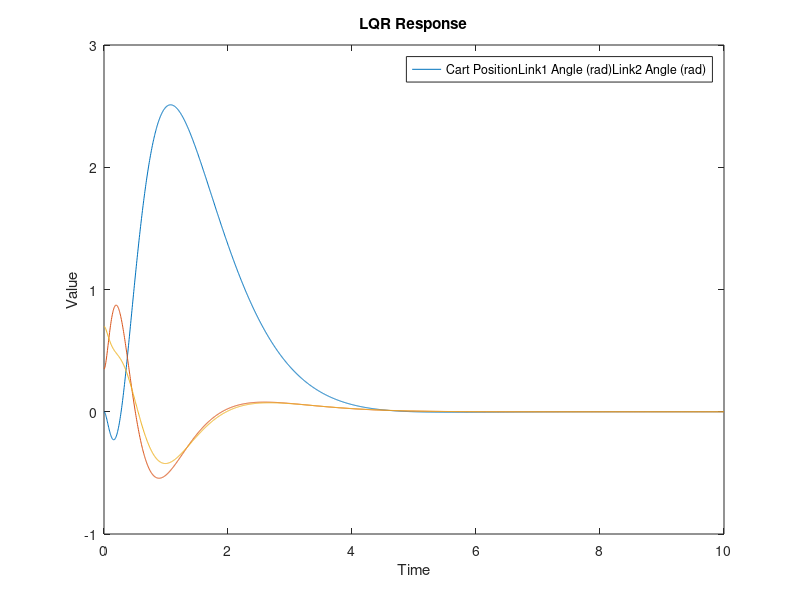

Reproduce this figure in MATLAB. (Note: this script raises an error after producing the figure.)
clc; clear; close all;

%% Plant Parameters
m0 = 1.5; % Mass of cart
m1 = .75; % Mass of first linkage
m2 = .5; % Mass of second linkage

l1 = .75; % Length of linkage 1
l2 = .5; % Length of linkage 2

%% Linearized Plant

g = 9.8;

M_0 = [...
    m0+m1+m2 (m1/2+m2)*l1 m2*l2/2;
    (m1/2+m2)*l1 (m1/3+m2)*l1^2 m2*l1*l2/2;
    m2*l2/2 m2*l1*l2/2 (m2*l2^2)/3;
    ];

pG_0 = [...
    0 0 0;
    0 -((.5*m1)+m2)*l1*g 0;
    0 0 -.5*m2*l2*g;
    ];

H = [1 0 0]';

A = [...
    zeros(3) eye(3);
    -inv(M_0)*pG_0 zeros(3);
    ];

B = [...
    zeros(3,1);
    inv(M_0)*H;
    ];

C = eye(6);

%% LQR

Q = diag([70;100;100;30;1;1]);
R = 1;

F = lqr(A, B, Q, R);

ic = [0; deg2rad(20); deg2rad(40); 0; 0; 0];

t = 0:.005:10;
lqrSys = ss(A-B*F, B, C, 0);
kalResponse = initial(lqrSys, ic, t);

figure
plot(t, real(kalResponse(:,1)))
hold on
plot(t, real(kalResponse(:,2)))
plot(t, real(kalResponse(:,3)))
xlabel('Time');
ylabel('Value');
title('LQR Response');
legend(["Cart Position" "Link1 Angle (rad)" "Link2 Angle (rad)"])

%% Plot
cartPlot(kalResponse, m0, m1, m2, l1, l2, false, false, 10);
